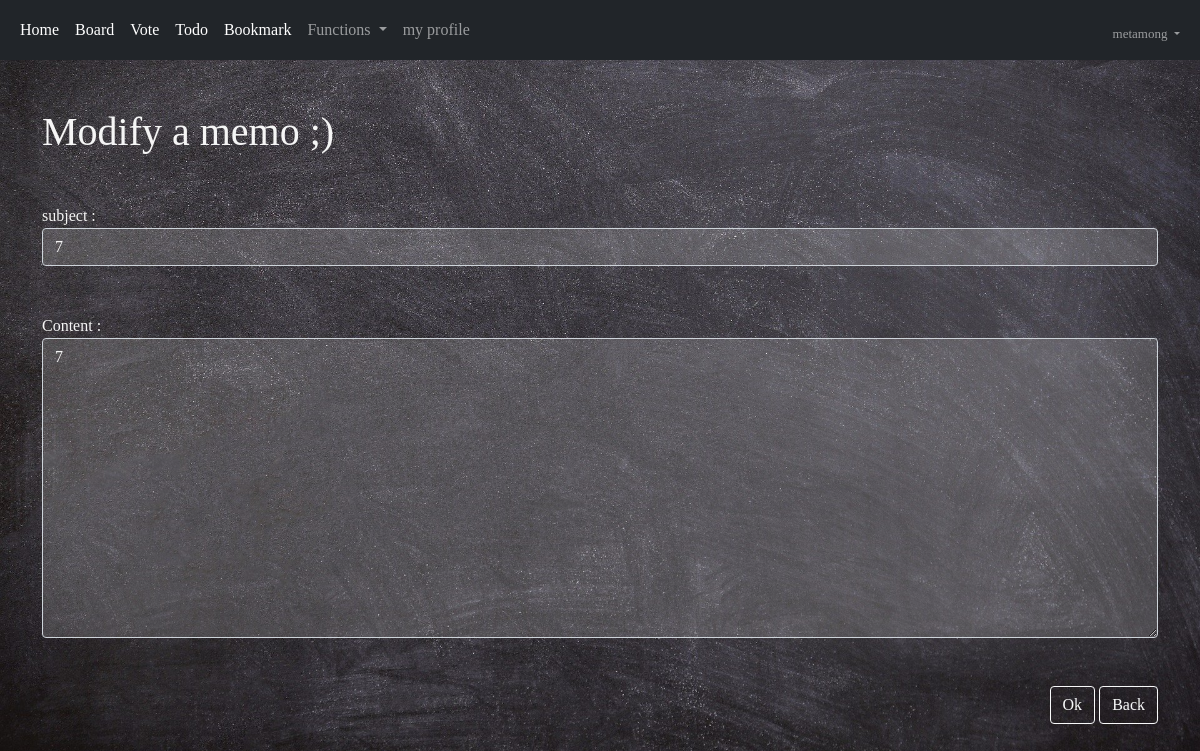
Screenshot of /mypage/memomodify/12 (signed in) with the database file from the repository.
### acc/models.py (models this page shows, shortened)
class User(AbstractUser):
    comment = models.TextField()
    nickname = models.CharField(max_length=30)
    email = models.EmailField()
    picture = models.ImageField(upload_to="usr")

### mypage/models.py (models this page shows, shortened)
class Memo(models.Model):
    user = models.ForeignKey(User, on_delete=models.CASCADE)
    subject = models.CharField(max_length=100)
    content = models.TextField()
    mtime = models.DateTimeField()
    impo = models.BooleanField(default=False)

### mypage/views.py (the view)
# urls.py: path('memomodify/<mpk>', views.memomodify, name="memomodify"),
def memomodify(request, mpk):
    m = Memo.objects.get(id=mpk)
    context = {
        "memo" : m,
    }
    if request.method == "POST":
        m.subject = request.POST.get("subject")
        m.content = request.POST.get("content")
        m.save()
        return redirect("mypage:memodetail", mpk=mpk)
    return render(request, "mypage/memomodify.html", context)

### template/mypage/memomodify.html (shortened to what this page needs)
{% extends 'base.html' %}
{% block auth %}
<body style="color:whitesmoke;">
    <div class="container my-5">
        <div>
            <h1>Modify a memo ;)</h1>
        </div>
        <form method="POST">
            <div class="my-5">
                subject : <input type="text" class="form-control" name="subject" value="{{ memo.subject }}" style="background-color: rgba(245, 245, 245, 0.156); color:whitesmoke;">
            </div>
            <div class="my-5">
                Content : <textarea class="form-control" name="content" style="height: 300px; background-color: rgba(245, 245, 245, 0.156); color:whitesmoke;">{{ memo.content }}</textarea>
            </div>
            <div class="text-end my-5">
                <button class="btn btn-outline-light">Ok</button>
                <a href="{% url 'mypage:memodetail' memo.id %}"><button type="button" class="btn btn-outline-light">Back</button></a>
            </div>
        </form>
    </div>
</body>
{% endblock %}

### template/base.html (shortened to what this page needs)
<!doctype html>
<html lang="en">
  <head>
    <link href="https://cdn.jsdelivr.net/npm/bootstrap@5.1.3/dist/css/bootstrap.min.css" rel="stylesheet">
  </head>
  <body>
        {% if user.is_authenticated %}
        <nav class="navbar navbar-expand-lg navbar-dark bg-dark">
            <div class="container-fluid">
                <div class="collapse navbar-collapse" id="navbarSupportedContent">
                    <ul class="navbar-nav me-auto mb-2 mb-lg-0">
                        <li class="nav-item">
                            <a class="nav-link active" aria-current="page" href="{% url 'acc:index' %}">Home</a>
                        </li>
                        <li class="nav-item">
                            <a class="nav-link active" aria-current="page" href="{%url 'board:index' %}">Board</a>
                        </li>
                        <li class="nav-item">
                            <a class="nav-link active" aria-current="page" href="{%url 'vote:index' %}">Vote</a>
                        </li>
                        <li class="nav-item">
                            <a class="nav-link active" aria-current="page" href="{%url 'todo:index' %}">Todo</a>
                        </li>
                        <li class="nav-item">
                            <a class="nav-link active" aria-current="page" href="{%url 'book:index' %}">Bookmark</a>
                        </li>
                        <li class="nav-item dropdown">
                            <a class="nav-link dropdown-toggle" href="#" id="navbarDropdown" role="button" data-bs-toggle="dropdown" aria-expanded="false">
                              Functions
                            </a>
                        </li>
                        <li class="nav-item">
                            <a class="nav-link" href="{% url 'acc:profile' %}">my profile</a>
                        </li>
                    </ul>
                    <ul class="navbar-nav ms-auto mb-2 mb-lg-0">
                        <li class="nav-item dropdown mt-2" style="font-size: small;">
                            <a class="nav-link dropdown-toggle" href="#" id="navbarDropdown" role="button" data-bs-toggle="dropdown" aria-expanded="false">
                            {{ user.username }}
                            </a>
                        </li>
                    </ul>
                </div>
            </div>
        </nav>
            {% block auth %}
            {% endblock %}
        {% endif %}
  </body>
</html>

### template/base.html (style rules this page uses)
body { background-image: url('/media/base.jpg'); font-family: Comic Sans MS; background-size: cover; }

### rows the page displays
User: username "metamong"
Memo: subject "7", content "7"
